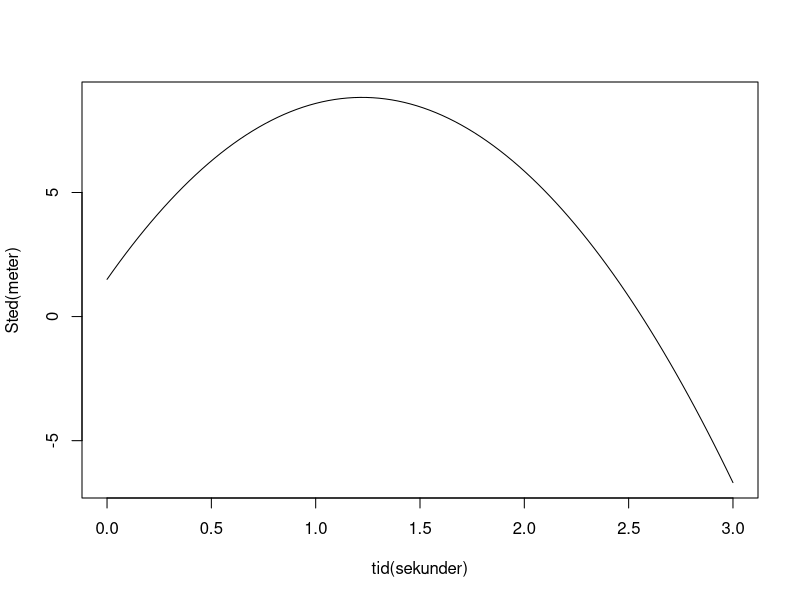
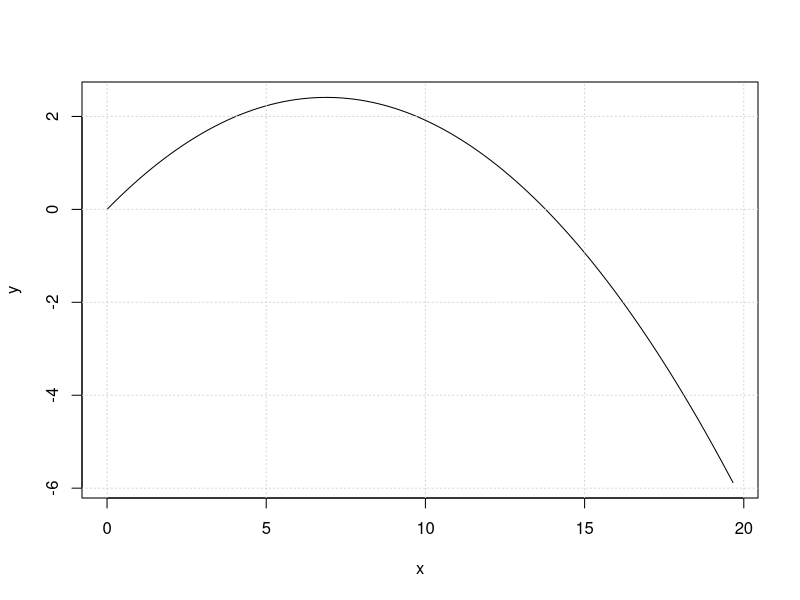

Write R code to recreate these figures, in order.
## ---- chunk 1
   func = function(x){-4.91 * x^2 + 12 * x + 1.5}

   x = seq(0, 3, length = 100)
   y = sapply(x, FUN=func)

   plot(x, y, type='l', ylab = "Sted(meter)", xlab = "tid(sekunder)")
## ---- chunk 2
    t = seq(0, 2, length=100)
    x = sapply(t, FUN = function(t){9.83*t})
    y = sapply(t, FUN = function(t){-4.91*t*t+6.88*t})

    plot(x, y, type='l')
    grid()
